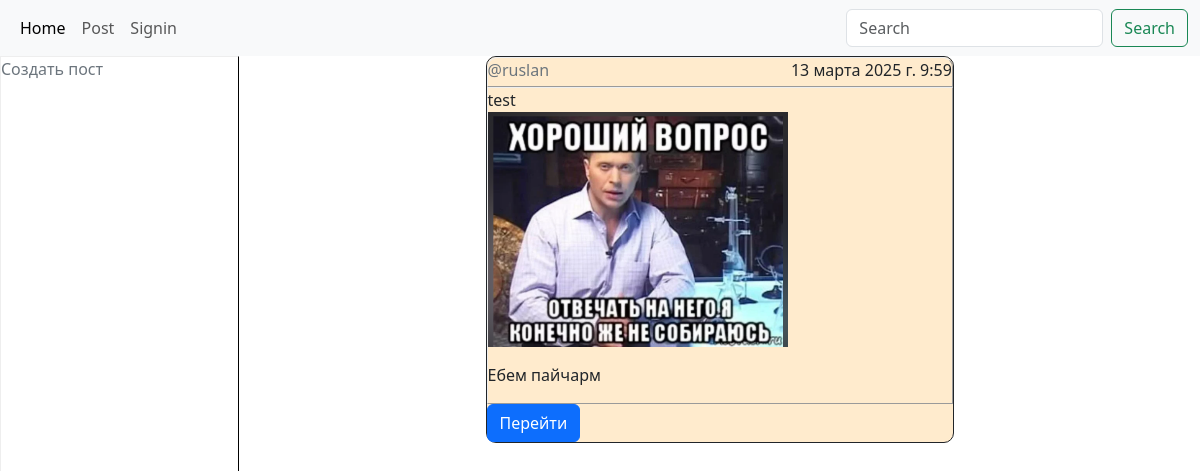
Page /post/ on the committed database.
### modules/post/models.py (models this page shows, shortened)
class Post(models.Model):
    user = models.ForeignKey(User,
                                on_delete=models.CASCADE,
                                related_name='Пользователь')
    category = models.ForeignKey('Category',
                                 on_delete=models.CASCADE,
                                 blank=False)
    title = models.CharField(max_length=100,
                             blank=False)
    content = RichTextUploadingField()
    data_created = models.DateTimeField(verbose_name='Время создания',
                                        auto_now_add=True)

### modules/post/views.py (the view)
# urls.py: path('', PostView.as_view(), name = 'post'),
class PostView(ListView):
    template_name = 'post.html'
    model = Post
    context_object_name = 'post'

### modules/post/templates/post.html
{% extends 'base.html'%}
{% block content %}
{% for p in post %}
<div class="detail-post-container">
    <div class="top">
        <a href="{% url 'profile' p.user.id%}">@{{p.user}}</a>
        {{ p.data_created }}
    </div>
    <div class="middle">
        {{ p.title}}
        {{p.content | safe}}
    </div>
    <div class="bottom">
        <div class="action">
            <a href="{% url 'detail' p.id%}">
                <button class="btn btn-primary">Перейти</button></a>
        </div>
    </div>
</div>
{% endfor %}
{% endblock %}
{% block sidebar %}
<a href="{% url 'create-post' %}">Создать пост</a>
{% endblock %}

### modules/post/static/css/style.css (style rules this page uses)
.detail-post-container { background: blanchedalmond; display: flex; flex-wrap: wrap; min-width: 400px; max-width: 100%; min-height: 200px; width: 50%; border-width: 1px; border-style: solid; border-radius: 10px; }
.top { width: 100%; height: 30px; display: flex; justify-content: space-between; border-width: 1px; border-style: outset; border-radius: 10px 10px 1px 1px; }
.middle { width: 100%; border-width: 1px; border-style: outset; }
.bottom { width: 100%; }

### static/css/base.css (style rules this page uses)
a { color: var(--bs-gray); text-decoration: auto; }

### rows in the picture
Post: user "ruslan", data_created "13 марта 2025 г. 9:59", title "test", content (picture), content "Ебем пайчарм"
